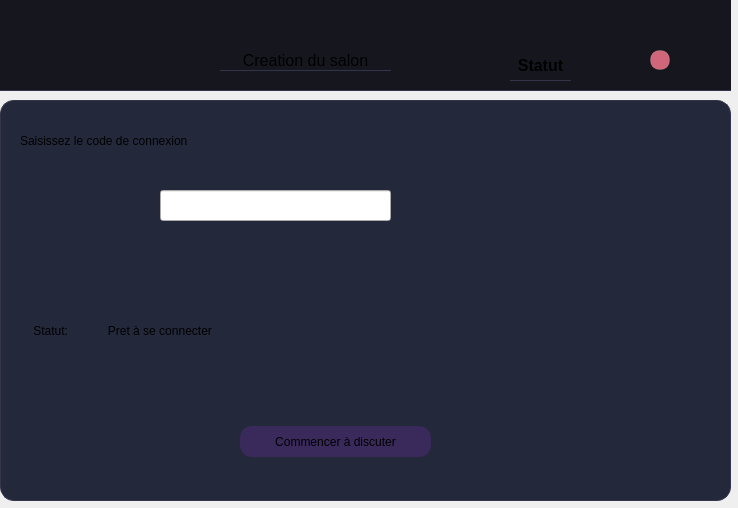
<?xml version="1.0" encoding="UTF-8"?>
<ui version="4.0">
 <class>Form</class>
 <widget class="QWidget" name="Form">
  <property name="geometry">
   <rect>
    <x>0</x>
    <y>0</y>
    <width>738</width>
    <height>508</height>
   </rect>
  </property>
  <property name="windowTitle">
   <string>Form</string>
  </property>
  <widget class="QFrame" name="frame_2">
   <property name="geometry">
    <rect>
     <x>0</x>
     <y>100</y>
     <width>731</width>
     <height>401</height>
    </rect>
   </property>
   <property name="styleSheet">
    <string notr="true"> QFrame#frame_2 {
     background: #24283B;
     border: 1px solid #34354A;
     border-radius: 14px;
     padding: 10px;
 }

 QFrame#frame_2:hover {
     background: #2A2D42;
     border: 1px solid #7E57C2;
 }</string>
   </property>
   <property name="frameShape">
    <enum>QFrame::Shape::StyledPanel</enum>
   </property>
   <property name="frameShadow">
    <enum>QFrame::Shadow::Raised</enum>
   </property>
   <widget class="QLabel" name="label">
    <property name="geometry">
     <rect>
      <x>20</x>
      <y>20</y>
      <width>211</width>
      <height>41</height>
     </rect>
    </property>
    <property name="text">
     <string>Saisissez le code de connexion</string>
    </property>
   </widget>
   <widget class="QLineEdit" name="input_code">
    <property name="geometry">
     <rect>
      <x>160</x>
      <y>90</y>
      <width>231</width>
      <height>31</height>
     </rect>
    </property>
   </widget>
   <widget class="QLabel" name="label_2">
    <property name="geometry">
     <rect>
      <x>30</x>
      <y>210</y>
      <width>211</width>
      <height>41</height>
     </rect>
    </property>
    <property name="text">
     <string> Statut:            Pret à se connecter </string>
    </property>
   </widget>
   <widget class="QPushButton" name="pushButton">
    <property name="geometry">
     <rect>
      <x>240</x>
      <y>326</y>
      <width>191</width>
      <height>31</height>
     </rect>
    </property>
    <property name="styleSheet">
     <string notr="true">background-color:#3a295b;
 border-radius: 12px;</string>
    </property>
    <property name="text">
     <string>Commencer à discuter</string>
    </property>
   </widget>
  </widget>
  <widget class="QWidget" name="widget" native="true">
   <property name="geometry">
    <rect>
     <x>0</x>
     <y>0</y>
     <width>731</width>
     <height>91</height>
    </rect>
   </property>
   <property name="styleSheet">
    <string notr="true">QWidget {
    background: #16161E;
    border-bottom: 1px solid #34354A;
   
}</string>
   </property>
   <widget class="QLabel" name="label_6">
    <property name="geometry">
     <rect>
      <x>220</x>
      <y>50</y>
      <width>171</width>
      <height>21</height>
     </rect>
    </property>
    <property name="styleSheet">
     <string notr="true"/>
    </property>
    <property name="text">
     <string>&lt;html&gt;&lt;head/&gt;&lt;body&gt;&lt;p align=&quot;center&quot;&gt;&lt;span style=&quot; font-size:12pt;&quot;&gt;Creation du salon&lt;/span&gt;&lt;/p&gt;&lt;/body&gt;&lt;/html&gt;</string>
    </property>
   </widget>
   <widget class="QLabel" name="label_7">
    <property name="geometry">
     <rect>
      <x>510</x>
      <y>50</y>
      <width>61</width>
      <height>31</height>
     </rect>
    </property>
    <property name="text">
     <string>&lt;html&gt;&lt;head/&gt;&lt;body&gt;&lt;p align=&quot;center&quot;&gt;&lt;span style=&quot; font-size:12pt; font-weight:700;&quot;&gt;Statut&lt;/span&gt;&lt;/p&gt;&lt;/body&gt;&lt;/html&gt;</string>
    </property>
   </widget>
   <widget class="QLabel" name="label_8">
    <property name="geometry">
     <rect>
      <x>650</x>
      <y>50</y>
      <width>20</width>
      <height>20</height>
     </rect>
    </property>
    <property name="styleSheet">
     <string notr="true">QLabel{
     /* Forme ronde */
     min-width: 18px;
    max-width: 18px;
    min-height: 18px;
    max-height: 18px;
    border-radius: 9px;
    
    /* Couleur par défaut (déconnecté) */
    background-color: #CF6679;
    
    /* Effet de brillance subtil */
    border: 1px solid rgba(255, 255, 255, 0.1);
}
</string>
    </property>
    <property name="text">
     <string/>
    </property>
   </widget>
   <widget class="QPushButton" name="btn_retour">
    <property name="geometry">
     <rect>
      <x>20</x>
      <y>20</y>
      <width>81</width>
      <height>51</height>
     </rect>
    </property>
    <property name="styleSheet">
     <string notr="true">image: url(:/img/img/icons8-return-64.png);
background: transparent;
    border: none;</string>
    </property>
    <property name="text">
     <string/>
    </property>
   </widget>
  </widget>
 </widget>
 <resources/>
 <connections/>
</ui>
